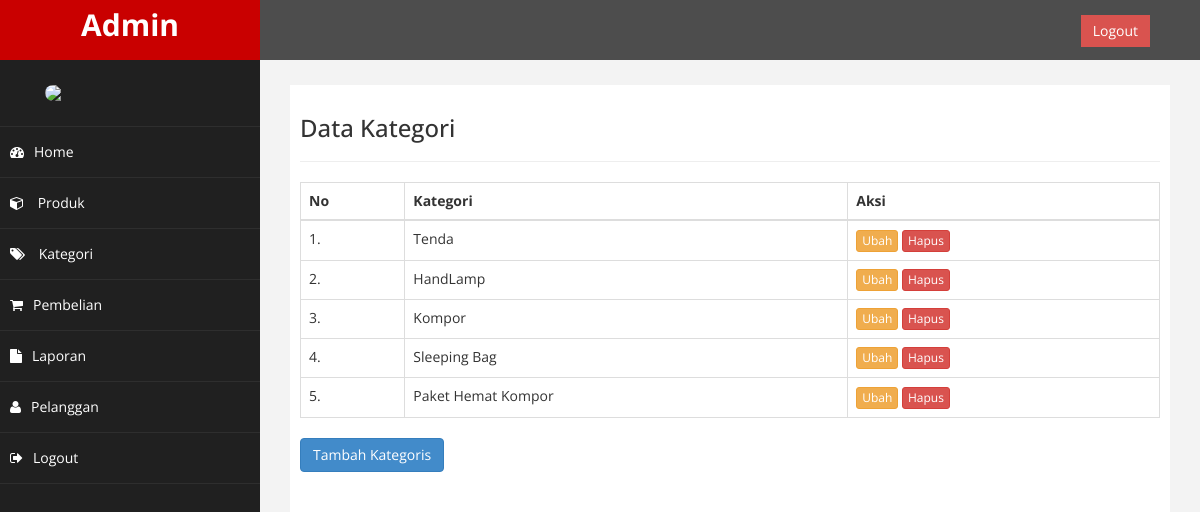
/admin/index.php?halaman=kategori (signed in), run on an earlier commit of the app's database.
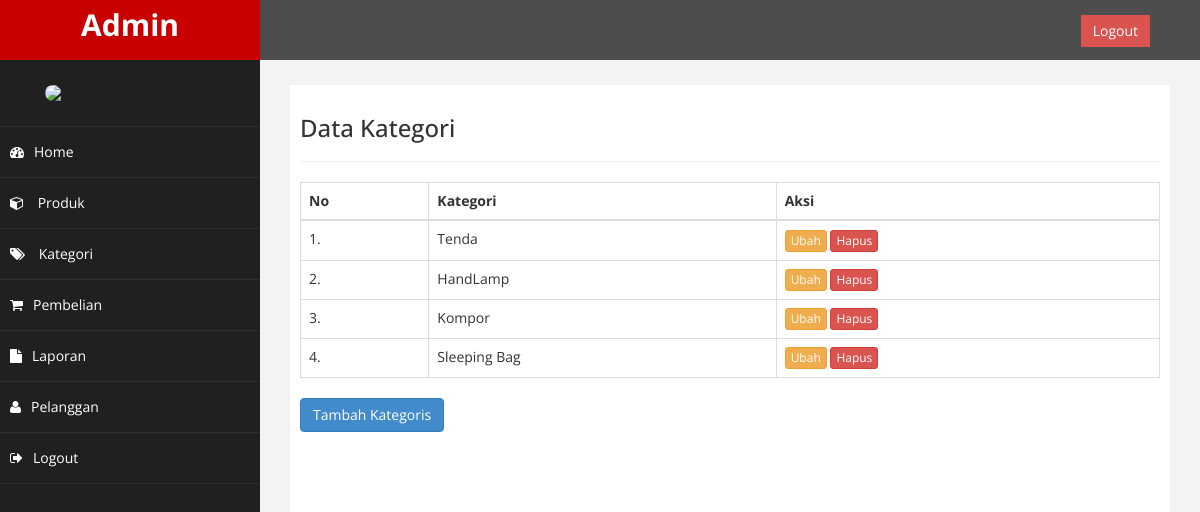
And on a later commit of the database.
### tables this page shows
CREATE TABLE `kategori` (
  `id_kategori` int(5) NOT NULL,
  `nama_kategori` varchar(100) NOT NULL
);

### admin/kategori_admin/kategori.php (the view)
<?php
$semuadata = [];
$ambil = $koneksi->query("SELECT * FROM kategori");
while($tiap = $ambil->fetch_assoc()){
  $semuadata[] = $tiap;
}
?>
<h3>Data Kategori</h3>
<hr>
<table class="table table-bordered">
  <thead>
    <tr>
      <th>No</th>
      <th>Kategori</th>
      <th>Aksi</th>
    </tr>
  </thead>
  <tbody>
    <?php foreach($semuadata as $key => $value): ?>
    <tr>
      <td><?= $key+1; ?>.</td>
      <td><?= $value['nama_kategori']; ?></td>
      <td>
        <a href="?halaman=ubah_kategori&id=<?=$value['id_kategori'];?>" class="btn btn-warning btn-xs">Ubah</a>
        <a href="?halaman=hapus_kategori&id=<?=$value['id_kategori'];?>" class="btn btn-danger btn-xs">Hapus</a>
      </td>
    </tr>
    <?php endforeach; ?>
  </tbody>
</table>
<a href="index.php?halaman=tambahkategori" class="btn btn-primary">Tambah Kategoris</a>

What changed in the data, as far as the page shows it:
removed kategori: nama_kategori "Paket Hemat Kompor"
